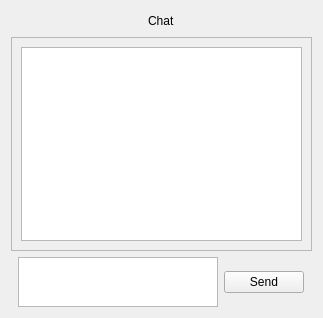
<?xml version="1.0" encoding="UTF-8"?>
<ui version="4.0">
 <class>Chatroom</class>
 <widget class="QWidget" name="Chatroom">
  <property name="geometry">
   <rect>
    <x>0</x>
    <y>0</y>
    <width>305</width>
    <height>318</height>
   </rect>
  </property>
  <property name="sizePolicy">
   <sizepolicy hsizetype="Preferred" vsizetype="Expanding">
    <horstretch>0</horstretch>
    <verstretch>0</verstretch>
   </sizepolicy>
  </property>
  <property name="windowTitle">
   <string>Form</string>
  </property>
  <layout class="QVBoxLayout" name="verticalLayout_2">
   <item>
    <layout class="QHBoxLayout" name="horizontalLayout_2">
     <item>
      <spacer name="horizontalSpacer_2">
       <property name="orientation">
        <enum>Qt::Horizontal</enum>
       </property>
       <property name="sizeHint" stdset="0">
        <size>
         <width>40</width>
         <height>20</height>
        </size>
       </property>
      </spacer>
     </item>
     <item>
      <widget class="QLabel" name="chatLabel">
       <property name="text">
        <string>Chat</string>
       </property>
      </widget>
     </item>
     <item>
      <spacer name="horizontalSpacer">
       <property name="orientation">
        <enum>Qt::Horizontal</enum>
       </property>
       <property name="sizeHint" stdset="0">
        <size>
         <width>40</width>
         <height>20</height>
        </size>
       </property>
      </spacer>
     </item>
    </layout>
   </item>
   <item>
    <widget class="QScrollArea" name="scrollArea">
     <property name="widgetResizable">
      <bool>true</bool>
     </property>
     <widget class="QWidget" name="scrollAreaWidgetContents">
      <property name="geometry">
       <rect>
        <x>0</x>
        <y>0</y>
        <width>291</width>
        <height>222</height>
       </rect>
      </property>
      <layout class="QVBoxLayout" name="verticalLayout">
       <item>
        <widget class="QTextBrowser" name="chatTextBrowser">
         <property name="autoFillBackground">
          <bool>false</bool>
         </property>
        </widget>
       </item>
      </layout>
     </widget>
    </widget>
   </item>
   <item>
    <layout class="QHBoxLayout" name="horizontalLayout">
     <property name="leftMargin">
      <number>7</number>
     </property>
     <property name="rightMargin">
      <number>8</number>
     </property>
     <item>
      <widget class="QTextEdit" name="chatTextEdit">
       <property name="sizePolicy">
        <sizepolicy hsizetype="Fixed" vsizetype="Fixed">
         <horstretch>0</horstretch>
         <verstretch>0</verstretch>
        </sizepolicy>
       </property>
       <property name="maximumSize">
        <size>
         <width>200</width>
         <height>50</height>
        </size>
       </property>
      </widget>
     </item>
     <item>
      <widget class="QPushButton" name="sendPushButton">
       <property name="text">
        <string>Send</string>
       </property>
      </widget>
     </item>
    </layout>
   </item>
  </layout>
 </widget>
 <resources/>
 <connections/>
</ui>
